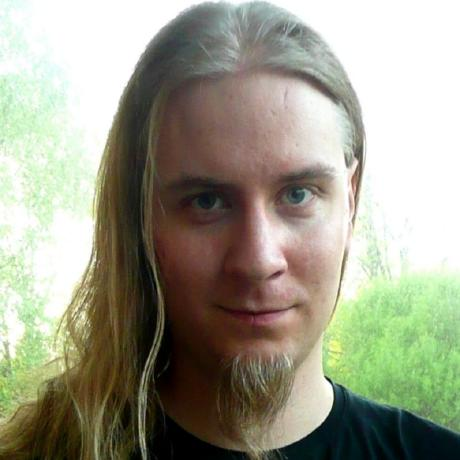
#> input picture Images/Tero Karras.jpg, 460 x 460 px, found by its file name
$ python 'Face detection.py'
#> lines starting #> are read from the running program, lines starting #| are printed output that depends on the picture
import numpy as np
import cv2

# We point OpenCV's CascadeClassifier function to where our
# classifier (XML file format) is stored
face_classifier = cv2.CascadeClassifier('Haarcascades/haarcascade_frontalface_default.xml')

# Load our image then convert it to grayscale
image = cv2.imread('images/Tero Karras.jpg')
#> image is the input picture: shape (460, 460, 3); mean B, G, R 138.3, 156.4, 156.7
gray = cv2.cvtColor(image, cv2.COLOR_BGR2GRAY)
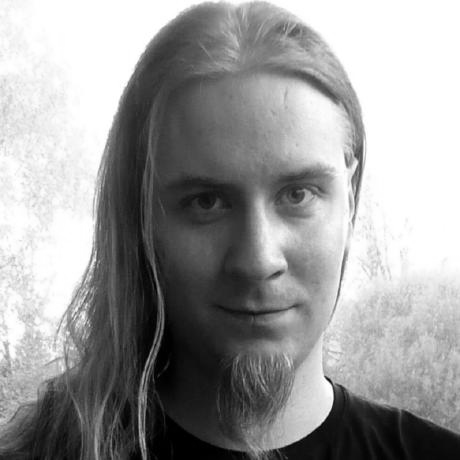
#> gray: shape (460, 460); min 0, max 255, mean 154.4

# Our classifier returns the ROI of the detected face as a tuple
# It stores the top left coordinate and the bottom right coordiantes
faces = face_classifier.detectMultiScale(gray, 1.5, 5)
#> faces = [[110, 92, 273, 273]]

# When no faces detected, face_classifier returns and empty tuple
if faces is ():
    print("No faces found")

# We iterate through our faces array and draw a rectangle
# over each face in faces
for (x,y,w,h) in faces:
    cv2.rectangle(image, (x,y), (x+w,y+h), (127,0,255), 2)
    cv2.imshow('Face Detection', image)
    cv2.waitKey(0)
#> this loop made 1 pass
#> pass 1, `cv2.imshow('Face Detection', image)`:
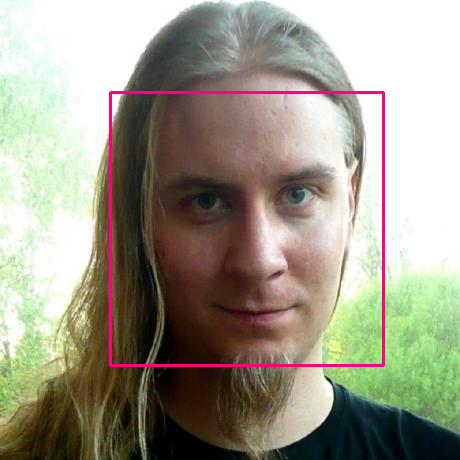
#> window 'Face Detection': shape (460, 460, 3); mean B, G, R 138.3, 154.1, 158.3

cv2.destroyAllWindows()

$ run again, with Images/dogs.jpg copied over Images/Tero Karras.jpg
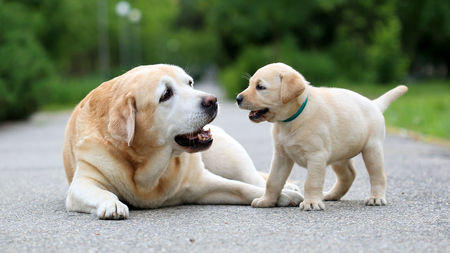
#> input picture Images/dogs.jpg, 450 x 253 px, found by its file name
#> image is the input picture: shape (253, 450, 3); mean B, G, R 121.1, 140.9, 134.6
#> `gray = cv2.cvtColor(image, cv2.COLOR_BGR2GRAY)`:
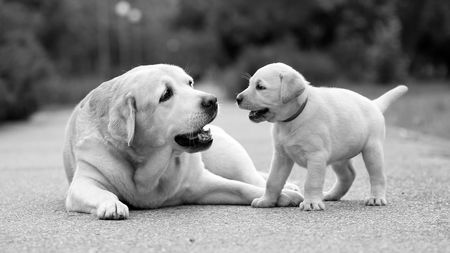
#> gray: shape (253, 450); min 0, max 255, mean 136.8
#> faces = ()

$ run again, with Images/hand_spot.jpg copied over Images/Tero Karras.jpg
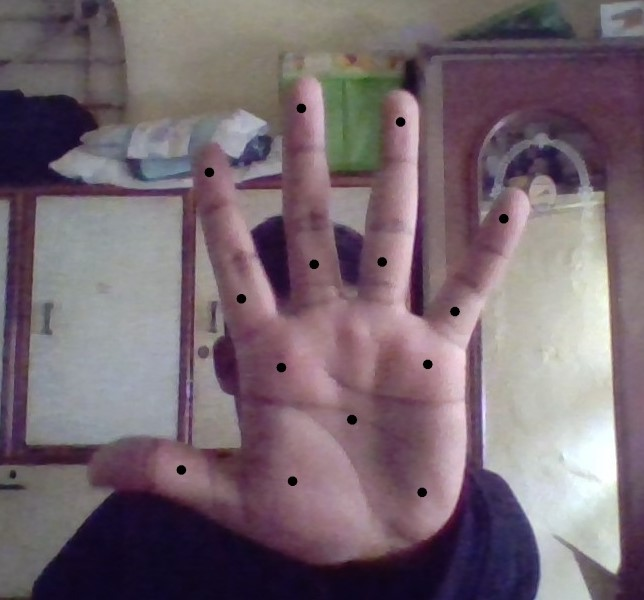
#> input picture Images/hand_spot.jpg, 644 x 600 px, found by its file name
#> image is the input picture: shape (600, 644, 3); mean B, G, R 112.1, 103.7, 118.5
#> `gray = cv2.cvtColor(image, cv2.COLOR_BGR2GRAY)`:
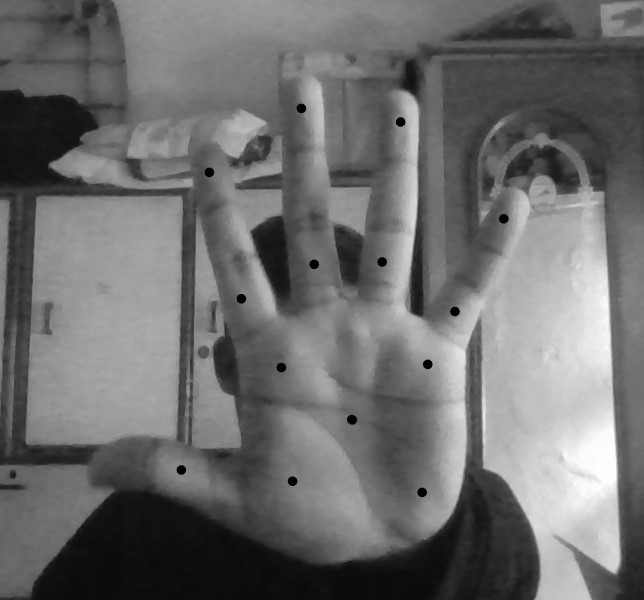
#> gray: shape (600, 644); min 0, max 255, mean 109.1
#> faces = ()
